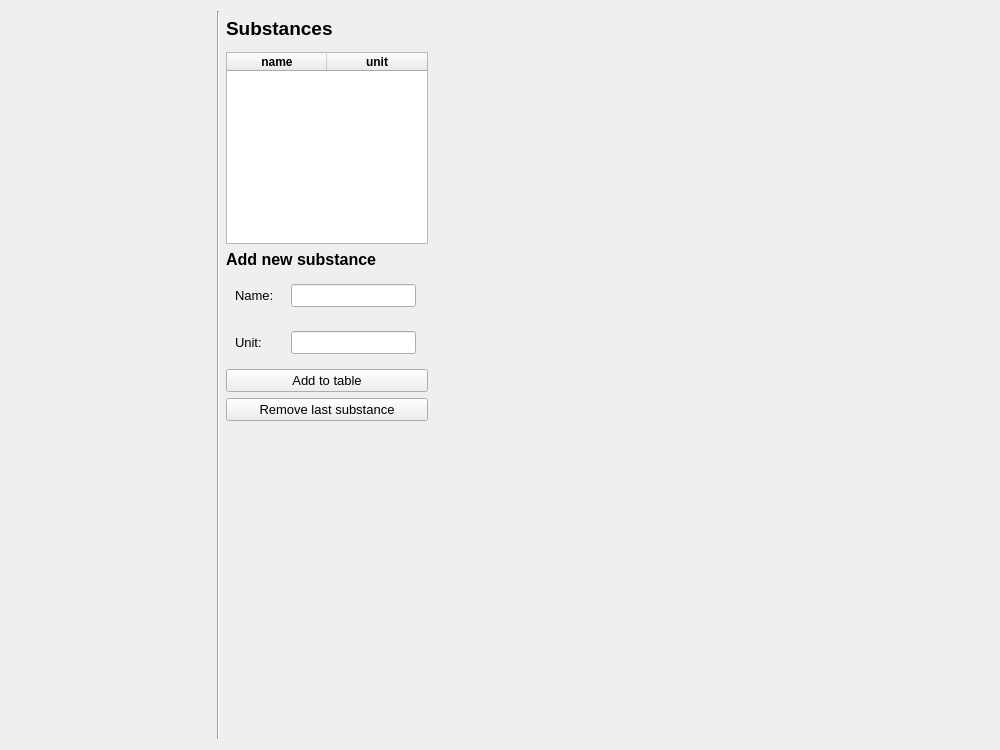
<?xml version="1.0" encoding="UTF-8"?>
<ui version="4.0">
 <class>Form</class>
 <widget class="QWidget" name="Form">
  <property name="windowModality">
   <enum>Qt::NonModal</enum>
  </property>
  <property name="geometry">
   <rect>
    <x>0</x>
    <y>0</y>
    <width>1000</width>
    <height>750</height>
   </rect>
  </property>
  <property name="sizePolicy">
   <sizepolicy hsizetype="Preferred" vsizetype="Preferred">
    <horstretch>0</horstretch>
    <verstretch>0</verstretch>
   </sizepolicy>
  </property>
  <property name="minimumSize">
   <size>
    <width>750</width>
    <height>500</height>
   </size>
  </property>
  <property name="font">
   <font>
    <family>Segoe UI</family>
    <pointsize>10</pointsize>
   </font>
  </property>
  <property name="windowTitle">
   <string>Form</string>
  </property>
  <property name="autoFillBackground">
   <bool>true</bool>
  </property>
  <property name="styleSheet">
   <string notr="true">QComboBox {background-color: rgba(255, 255, 255);}</string>
  </property>
  <layout class="QGridLayout" name="gridLayout">
   <item row="6" column="2">
    <widget class="QWidget" name="hw_unit" native="true">
     <property name="sizePolicy">
      <sizepolicy hsizetype="Fixed" vsizetype="Preferred">
       <horstretch>0</horstretch>
       <verstretch>0</verstretch>
      </sizepolicy>
     </property>
     <layout class="QHBoxLayout" name="horizontalLayout_2">
      <item>
       <widget class="QLabel" name="label_4">
        <property name="minimumSize">
         <size>
          <width>50</width>
          <height>0</height>
         </size>
        </property>
        <property name="baseSize">
         <size>
          <width>0</width>
          <height>0</height>
         </size>
        </property>
        <property name="text">
         <string>Unit:</string>
        </property>
       </widget>
      </item>
      <item>
       <widget class="QLineEdit" name="le_unit"/>
      </item>
     </layout>
    </widget>
   </item>
   <item row="4" column="2">
    <widget class="QLabel" name="label_2">
     <property name="font">
      <font>
       <pointsize>12</pointsize>
       <weight>75</weight>
       <bold>true</bold>
      </font>
     </property>
     <property name="text">
      <string>Add new substance</string>
     </property>
    </widget>
   </item>
   <item row="5" column="2">
    <widget class="QWidget" name="hw_name" native="true">
     <property name="sizePolicy">
      <sizepolicy hsizetype="Fixed" vsizetype="Preferred">
       <horstretch>0</horstretch>
       <verstretch>0</verstretch>
      </sizepolicy>
     </property>
     <layout class="QHBoxLayout" name="horizontalLayout">
      <item>
       <widget class="QLabel" name="label_3">
        <property name="minimumSize">
         <size>
          <width>50</width>
          <height>0</height>
         </size>
        </property>
        <property name="baseSize">
         <size>
          <width>0</width>
          <height>0</height>
         </size>
        </property>
        <property name="text">
         <string>Name:</string>
        </property>
       </widget>
      </item>
      <item>
       <widget class="QLineEdit" name="le_name">
        <property name="maximumSize">
         <size>
          <width>16777215</width>
          <height>16777215</height>
         </size>
        </property>
       </widget>
      </item>
     </layout>
    </widget>
   </item>
   <item row="7" column="2">
    <widget class="QPushButton" name="pb_add_to_table">
     <property name="text">
      <string>Add to table</string>
     </property>
    </widget>
   </item>
   <item row="1" column="2">
    <widget class="QLabel" name="label">
     <property name="font">
      <font>
       <family>Segoe UI</family>
       <pointsize>14</pointsize>
       <weight>75</weight>
       <bold>true</bold>
       <underline>false</underline>
      </font>
     </property>
     <property name="text">
      <string>Substances</string>
     </property>
    </widget>
   </item>
   <item row="14" column="2" colspan="3">
    <spacer name="horizontalSpacer">
     <property name="orientation">
      <enum>Qt::Horizontal</enum>
     </property>
     <property name="sizeHint" stdset="0">
      <size>
       <width>40</width>
       <height>20</height>
      </size>
     </property>
    </spacer>
   </item>
   <item row="9" column="2">
    <spacer name="verticalSpacer">
     <property name="orientation">
      <enum>Qt::Vertical</enum>
     </property>
     <property name="sizeType">
      <enum>QSizePolicy::Expanding</enum>
     </property>
     <property name="sizeHint" stdset="0">
      <size>
       <width>20</width>
       <height>50</height>
      </size>
     </property>
    </spacer>
   </item>
   <item row="0" column="1" rowspan="15">
    <widget class="Line" name="line">
     <property name="sizePolicy">
      <sizepolicy hsizetype="Fixed" vsizetype="Expanding">
       <horstretch>0</horstretch>
       <verstretch>0</verstretch>
      </sizepolicy>
     </property>
     <property name="orientation">
      <enum>Qt::Vertical</enum>
     </property>
    </widget>
   </item>
   <item row="0" column="0" rowspan="15">
    <widget class="QWidget" name="wizard_steps_widget" native="true">
     <property name="sizePolicy">
      <sizepolicy hsizetype="Preferred" vsizetype="Expanding">
       <horstretch>0</horstretch>
       <verstretch>0</verstretch>
      </sizepolicy>
     </property>
     <property name="minimumSize">
      <size>
       <width>200</width>
       <height>0</height>
      </size>
     </property>
     <property name="maximumSize">
      <size>
       <width>200</width>
       <height>16777215</height>
      </size>
     </property>
     <layout class="QVBoxLayout" name="verticalLayout"/>
    </widget>
   </item>
   <item row="3" column="2">
    <widget class="QTableWidget" name="tw_substances">
     <property name="sizePolicy">
      <sizepolicy hsizetype="Minimum" vsizetype="Minimum">
       <horstretch>0</horstretch>
       <verstretch>0</verstretch>
      </sizepolicy>
     </property>
     <property name="maximumSize">
      <size>
       <width>202</width>
       <height>16777215</height>
      </size>
     </property>
     <column>
      <property name="text">
       <string>name</string>
      </property>
      <property name="font">
       <font>
        <weight>75</weight>
        <bold>true</bold>
       </font>
      </property>
     </column>
     <column>
      <property name="text">
       <string>unit</string>
      </property>
      <property name="font">
       <font>
        <weight>75</weight>
        <bold>true</bold>
       </font>
      </property>
     </column>
    </widget>
   </item>
   <item row="8" column="2">
    <widget class="QPushButton" name="pb_remove">
     <property name="text">
      <string>Remove last substance</string>
     </property>
    </widget>
   </item>
  </layout>
 </widget>
 <resources/>
 <connections/>
</ui>
